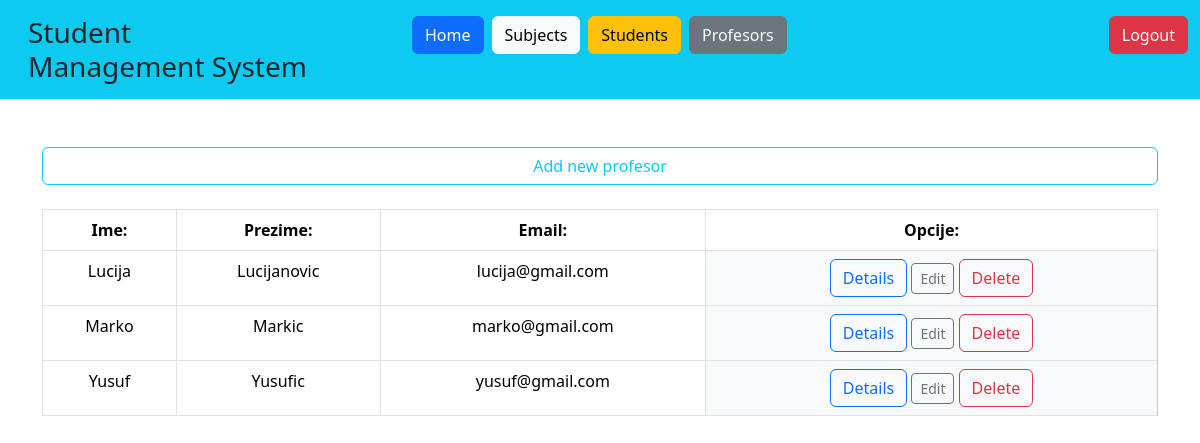
The app's page /profesors/ (signed in) with its own data.
### student_managment_system/models.py (models this page shows, shortened)
class Korisnik(AbstractUser):
    STATUS = (('none', 'None'), ('izv', 'izvanredni student'), ('red', 'redovni student'))
    status = models.CharField(max_length=50, choices=STATUS)
    uloga = models.ForeignKey(Uloga, on_delete=models.SET_NULL, null=True, related_name = 'korisnici')

### student_managment_system/decorators.py (the view)
    def wrap(*args, **kwargs):
        if args[0].user.uloga.name == "administrator":
            return function(*args, **kwargs)
        else:
            return redirect('home')

### student_managment_system/views.py (called while the page is built)
@login_required
@administrator_required
def profesors_view(request):
    all_profesors = Korisnik.objects.filter(uloga__name='profesor')
    return render(request, 'profesors/profesors.html', {'profesors': all_profesors })

### student_managment_system/templates/profesors/profesors.html
{% extends 'base/base.html' %}
{% load static %}
{% block 'body' %}
<a href="{% url 'profesor_add' %}" class="btn btn-outline-info mb-4">Add new profesor</a>
<table class="table table-hover table-bordered">
    <thead class="bg-primary">
        <tr>
            <th scope="col" class="text-center">Ime: </th>
            <th scope="col" class="text-center">Prezime: </th>
            <th scope="col" class="text-center">Email: </th>
            <th class="text-center">Opcije: </th>
        </tr>
    </thead>
    <tbody>
        {% for profesor in profesors %}
        <tr>
            <td scope="row" class="text-center">{{profesor.first_name}}</td>
            <td scope="row" class="text-center">{{profesor.last_name}}</td>
            <td scope="row" class="text-center">{{profesor.username}}</td>
            <td class="text-center table-light">
                <a href="{% url 'profesor_information' id=profesor.id %}" type="button" class="btn btn-outline-primary">Details</a>
                <a href="{% url 'profesor_edit' id=profesor.id %}" type="button" class="btn btn-sm btn-outline-secondary">Edit</a>
                <a href="{% url 'profesor_delete_confirmation' id=profesor.id %}" type="button" class="btn btn-outline-danger">Delete</a>
            </td>
        </tr>
        {% endfor %}
    </tbody>
</table>
{% endblock %}

### records on screen
Korisnik: first_name "Lucija", last_name "Lucijanovic", username "lucija@gmail.com"
Korisnik: first_name "Marko", last_name "Markic", username "marko@gmail.com"
Korisnik: first_name "Yusuf", last_name "Yusufic", username "yusuf@gmail.com"
